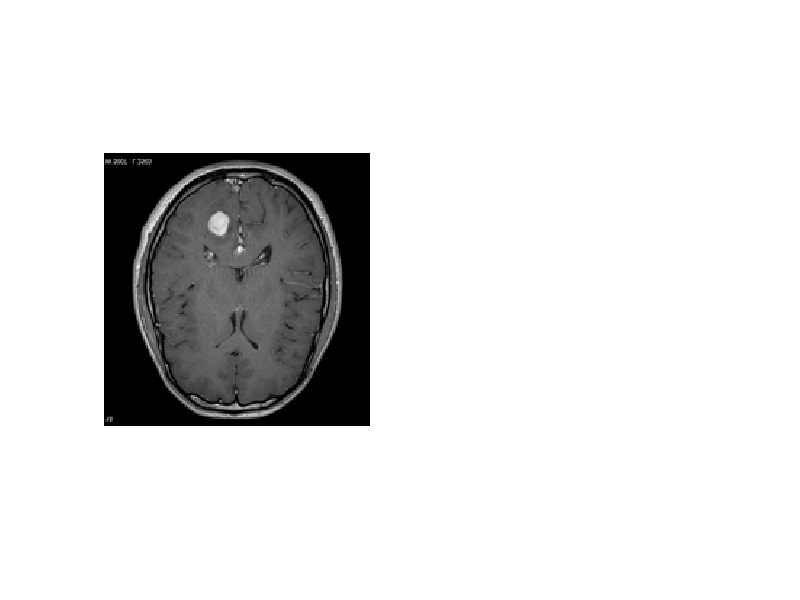

Source code (MATLAB): (Note: this script raises an error after producing the figure.)
clear;
close all;
taille_ecran = get(0,'ScreenSize');
L = taille_ecran(3);
H = taille_ecran(4);

load force_externe;

% Paramètres du modèle :
alpha = 0.001;				% Poids de la pénalisation de la longueur
beta = 0.0001;				% Poids de la pénalisation de la courbure

% Paramètre de la descente de gradient :
gamma = 0.5;				% Pas de la descente de gradient
nb_iterations_max = 500000;		% Nombre d'itérations maximal
seuil_convergence = 1e-8;		% Critère d'arrêt sur l'écart quadratique relatif entre deux affichages

% Paramètre du filtrage gaussien :
sigma = 5;				% Variance
T = ceil(3*sigma);			% Taille du noyau gaussien

% Autres paramètres :
N = 200;				% Nombre de points du contour actif
pas_affichage = 1000;			% Nombre d'itérations entre deux affichages

% Affichage de l'image à segmenter :
figure('Name','Segmentation par contour actif','Position',[0.1*L,0.1*H,0.9*L,0.7*H]);
subplot(1,2,1);
imagesc(I);
colormap gray;
axis image off;
axis xy;
hold on;

% Définition des points de contrôle :
fprintf('Definissez des points de controle par clics, puis tapez Entree !\n');
[x_P,y_P] = ginput;
plot(x_P,y_P,'r*','MarkerSize',10,'LineWidth',3);

% Coordonnées initiales (x0,y0) du contour actif par interpolation des points de contrôle :
x_P = [x_P ; x_P(1)];			% Duplication du premier point de controle
y_P = [y_P ; y_P(1)];			% Idem
nb_P = length(x_P);
xy_0 = interp1(1:nb_P,[x_P,y_P],1:(nb_P-1)/N:nb_P,'spline');
x_0 = xy_0(:,1);
y_0 = xy_0(:,2);

% Affichage du contour actif initial :
plot(x_0,y_0,'b-','LineWidth',2);
drawnow;
title('Iteration 0','FontSize',20);

% Calcul de la matrice A :
A = matrice_A(N,alpha,beta,gamma);

% Évolution du contour actif :
x = x_0(1:end-1);
y = y_0(1:end-1);
x_precedent = x;
y_precedent = y;
convergence = 0;
ii = 1;
while ~convergence
	ii = ii+1;

	% Mise à jour du contour actif :
	[x,y] = iteration(x,y,Fx,Fy,gamma,A);
	
	% Affichage du contour actif courant, toutes les pas_affichage itérations :
	if mod(ii,pas_affichage)==1
		plot([x ; x(1)],[y ; y(1)],'b-','LineWidth',1);
		drawnow;
		title(['Iteration ' num2str(ii-1)],'FontSize',20);
				
		% Test de convergence (maximum de la différence relative inférieure à un seuil) :
		if max(((x-x_precedent).^2+(y-y_precedent).^2)./(x.^2+y.^2))<seuil_convergence
			convergence = 1;
		end		
		x_precedent = x;
		y_precedent = y;
	end
	
	if ii>nb_iterations_max
		convergence = 1;
	end
end

% Affichage du résultat :
subplot(1,2,2);
imagesc(I);
axis image off;
axis xy;
colormap gray;
hold on;
plot([x ; x(1)],[y ; y(1)],'r-','LineWidth',2);
title('Resultat de la segmentation','FontSize',20);
